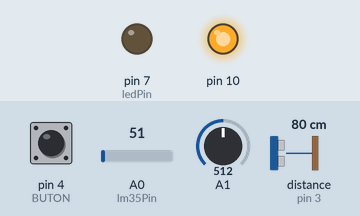
Simulated run of this sketch. Board: Arduino Uno, built with avr-gcc and run on an emulated ATmega328P. Shown: output pins drawn as LEDs (lit = HIGH). Wiring (inferred from the names in the program): ultrasonic range finder: trigger pin 2; echo pin 3. The inputs (shaded band) are chosen by the test bench; at power-on: pin 4 (BUTON) LOW, A0 (lm35Pin) = 51, A1 = 512, distance to the obstacle (sensor on pin 3) 80 cm. The echo pulse lasts 58.3 µs per cm; pins used as bus, display or sensor lines are not drawn.

Above: at 1.2 s.
1.3 s: pin 4 (BUTON) pulled HIGH for 0.25 s
At 1.55 s:
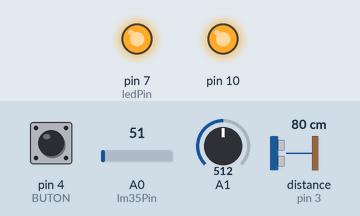
3.1 s: pin 4 (BUTON) pulled HIGH for 3.2 s
At 7.4 s:
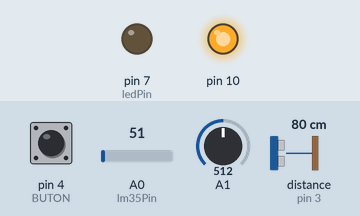
Timing chart, 0 to 8.9 s (numbered marks = the images above; inputs shaded):
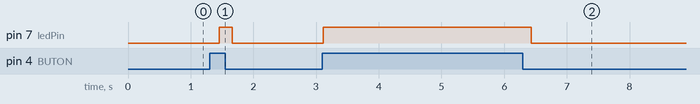

Measured:
- after the input at 1.3 s, pin 7 (ledPin): LOW → HIGH after 0.15 s, → LOW 0.21 s later
- after the input at 3.1 s, pin 7 (ledPin): LOW → HIGH at once, → LOW 3.3 s later

The sketch:

BtuCarf_Verici.ino
```cpp
#include <SPI.h>    // SPI kütüphanesini ekledik.
#include <mcp2515.h>     //  mcp2515 kütüphanesini ekledik.
/***LED-BUTON**/
#define BUTON 4
#define ledPin 7
bool durum;
/***MESAFE SENSÖRÜ**/
#define trig 2
#define echo 3
long duration, distance;
/***POTANSİYOMETRE**/
#define pot A1
int potValue;
/***SICAKLIK SENSÖRÜ**/
int lm35Pin = A0;
int okunan_deger = 0;
float sicaklik_gerilim = 0;
float sicaklik = 0;

/**** CAN BUS MESAJLARINI TANIMLADIK*****/
struct can_frame canMsg;
struct can_frame canMsg2;
struct can_frame canMsg3;
struct can_frame canMsg4;

MCP2515 mcp2515(10); // CS pinini 10.pine bağladık.

void setup()
{
  Serial.begin(9600);

  SPI.begin();     // SPI'yı başlattık.
/****CAN BUS KONFİGÜRASYONLARI****/
  mcp2515.reset(); // CAN Bus hattını boşalttık.
  mcp2515.setBitrate(CAN_125KBPS,MCP_8MHZ); // CAN Bus veri aktarma hızını yazdık.
  mcp2515.setNormalMode();

  canMsg.can_id  = 0x1935;  // Mesajlarımıza ID atadık.
  canMsg2.can_id  = 0x0105;
  canMsg3.can_id  = 0x1938;
  canMsg4.can_id  = 0x1938;

  canMsg.can_dlc = 1; //Mesajlarımızın boyutlarını belirledik.
  canMsg2.can_dlc = 1;
  canMsg3.can_dlc = 1;
  canMsg4.can_dlc = 1;

  /****MESAFE SENSÖRÜ AYARLAMALARI****/
  pinMode(trig, OUTPUT);
  pinMode(echo, INPUT);


  /****LED-BUTON AYARLAMALARI****/
  pinMode(BUTON,INPUT);
  pinMode(ledPin,OUTPUT);


}

void loop()
{

  /****LED-BUTON*****/
   durum= digitalRead(BUTON);
     if(durum==1)
     digitalWrite(ledPin,HIGH);
     if(durum==0)
     digitalWrite(ledPin,LOW);

  /****MESAFE SENSÖRÜ*****/
  digitalWrite(trig, LOW);
  delayMicroseconds(2);
  digitalWrite(trig, HIGH);
  delayMicroseconds(10);
  digitalWrite(trig, LOW);
  duration = pulseIn(echo, HIGH);
  distance = (duration*.0343)/2;


  /****POTANSİYOMETRE*****/
  potValue = analogRead(A1);
  potValue = map(potValue,0,1023,0,255);


  /****Sıcaklık Sensörü*****/
  okunan_deger = analogRead(lm35Pin);
  sicaklik_gerilim = (okunan_deger / 1023.0)*5000;
  sicaklik = sicaklik_gerilim /10.0;


  canMsg.data[0] = durum;     //Gönderilecek verileri belirledik.
  canMsg2.data[0] = distance;
  canMsg3.data[0] = potValue;
  canMsg4.data[0] = sicaklik;


  mcp2515.sendMessage(&canMsg);  // Mesajları gönderdik.
  mcp2515.sendMessage(&canMsg2);
  mcp2515.sendMessage(&canMsg3);
  mcp2515.sendMessage(&canMsg4);
  delay(200);
}
```
